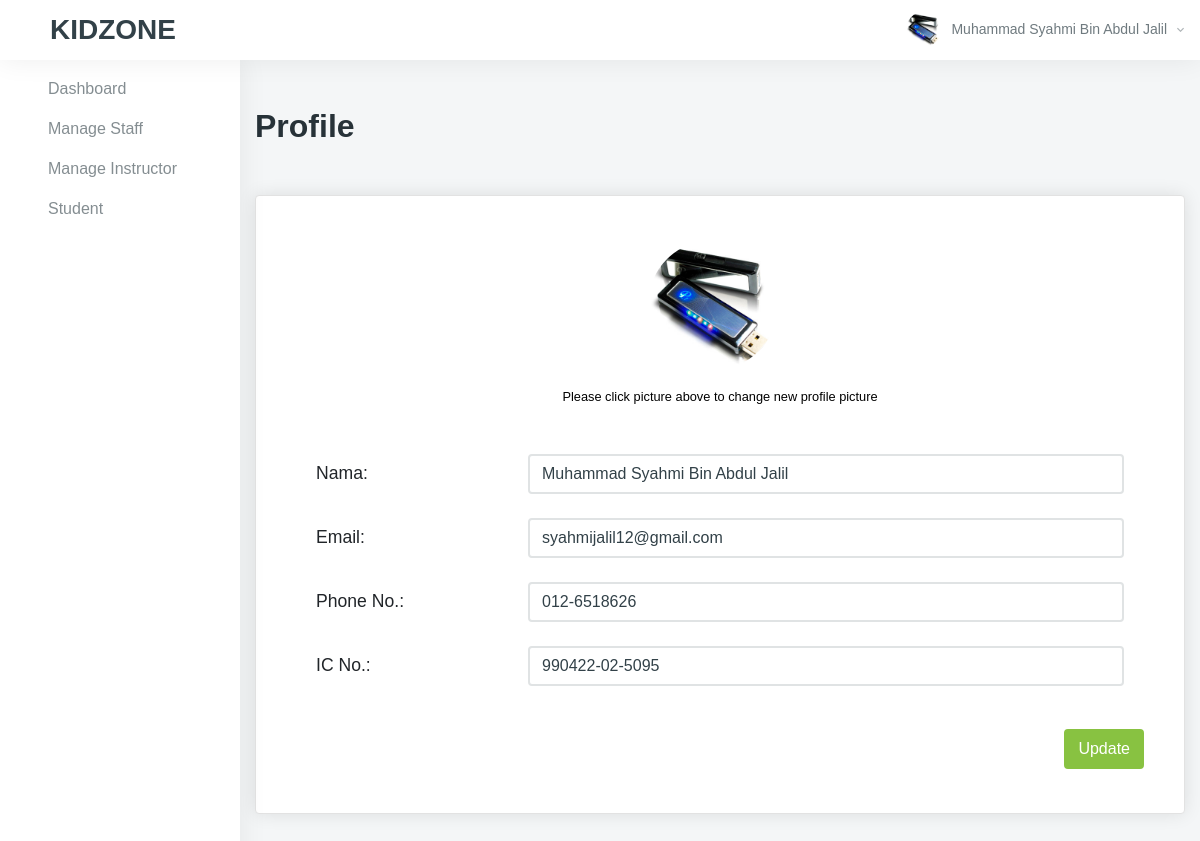
/admin/profile.php (signed in), run on an earlier commit of the app's database.
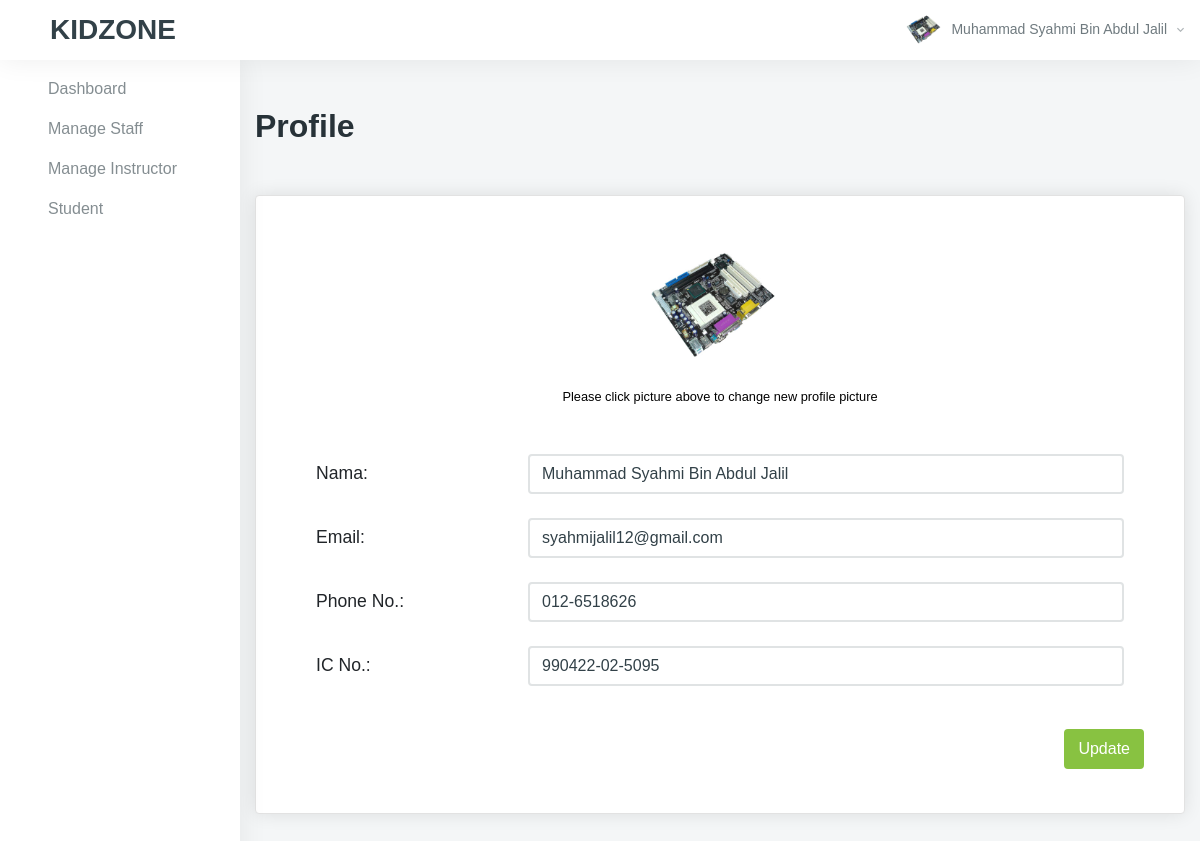
And on a later commit of the database.
### tables this page shows
CREATE TABLE `staff` (
  `staff_id` int(11) NOT NULL,
  `staff_name` varchar(80) NOT NULL,
  `staff_email` varchar(80) NOT NULL,
  `staff_ic` varchar(30) NOT NULL,
  `staff_phone_number` varchar(30) NOT NULL,
  `staff_password` varchar(80) NOT NULL,
  `staff_pic_path` varchar(80) DEFAULT 'default.png'
);

### admin/profile.php (the view, shortened to what the changed rows need)
<?php
include "../resources/conn.php";
$name = $ic = $email = $phone = '';
$staff_id = $_SESSION['staff_id'];
$sql = "SELECT * FROM staff WHERE staff_id = " . $staff_id . "";
$result = $conn->query($sql);
if ($result->num_rows > 0) {
    $row = $result->fetch_assoc();
    $name = $row['staff_name'];
    $ic = $row['staff_ic'];
    $email = $row['staff_email'];
    $phone = $row['staff_phone_number'];
    $path  = $row['staff_pic_path'];
}
?>
<!DOCTYPE html>
<html lang="en">
<head>
    <link href="../resources/vendors/vectormap/jquery-jvectormap-2.0.3.css" rel="stylesheet" type="text/css" />
    <link href="../resources/vendors/jquery-toggles/css/toggles.css" rel="stylesheet" type="text/css">
    <link href="../resources/vendors/jquery-toggles/css/themes/toggles-light.css" rel="stylesheet" type="text/css">
    <link href="../resources/vendors/jquery-toast-plugin/dist/jquery.toast.min.css" rel="stylesheet" type="text/css">
    <link href="../resources/vendors/datatables.net-dt/css/jquery.dataTables.min.css" rel="stylesheet" type="text/css" />
    <link href="../resources/vendors/datatables.net-responsive-dt/css/responsive.dataTables.min.css" rel="stylesheet" type="text/css" />
    <link href="../resources/dist/css/style.css" rel="stylesheet" type="text/css">
</head>
<body>
    <div class="hk-wrapper hk-vertical-nav">
        <?php include('header.php') ?>
        <div class="hk-pg-wrapper">
            <div class="container mt-xl-50 mt-sm-30 mt-15">
                <div class="hk-pg-header align-items-top">
                    <div>
                        <h2 class="hk-pg-title font-weight-600 mb-10">Profile</h2>
                    </div>
                </div>
                <div class="row">
                    <div class="col-xl-12">
                        <form method="POST" enctype="multipart/form-data">
                            <section class="hk-sec-wrapper">
                                <div class="row">
                                    <div class="col-sm">
                                        <div class="media pa-20 rounded" style="padding-bottom: 0 !important;">
                                            <label for="file-input" style="margin-right:auto !important; margin-left:auto !important;">
                                                <img class="mr-15 circle d-130" src="../resources/img/profile/<?php echo $path; ?>" alt="Generic placeholder image">
                                            </label>
                                        </div>
                                    </div>
                                </div>
                                <div class="row">
                                    <div class="col-sm">
                                        <div class="media pa-20 rounded">
                                            <div class="media-body mt-15" style="font-size:110%;">
                                                <table class="table table-md pb-30 table-flush">
                                                    <tbody>
                                                        <tr>
                                                            <td>
                                                                <input name="name" placeholder="Name" class="form-control <?php echo $name_feedback; ?>" type="text" value="<?php echo $name ?>">
                                                            </td>
                                                        </tr>
                                                        <tr>
                                                            <td>
                                                                <input placeholder="Email Address" name="email" class="form-control  <?php echo $email_feedback; ?>" type="text" value="<?php echo $email ?>">
                                                            </td>
                                                        </tr>
                                                        <tr>
                                                            <td>
                                                                <input name="phone" placeholder="Phone Number" class="form-control  <?php echo $phone_feedback; ?>" type="text" value="<?php echo $phone ?>">
                                                            </td>
                                                        </tr>
                                                        <tr>
                                                            <td>
                                                                <input name="ic" placeholder="IC Number" class="form-control  <?php echo $ic_feedback; ?>" type="text" value="<?php echo $ic ?>">
                                                            </td>
                                                        </tr>
                                                    </tbody>
                                                </table>
                                            </div>
                                        </div>
                                    </div>
                                </div>
                            </section>
                        </form>
                    </div>
                </div>
            </div>
        </div>
    </div>
</body>
</html>

### admin/header.php (shortened to what the changed rows need)
<?php
$staff_id = $_SESSION['staff_id'];
$sql100 = "SELECT * FROM staff WHERE staff_id = " . $staff_id . "";
$result100 = $conn->query($sql100);
$row100 = $result100->fetch_assoc();
$name100 = $row100['staff_name'];
$pic_profile = $row100['staff_pic_path'];
?>
<nav class="navbar navbar-expand-xl navbar-light fixed-top hk-navbar hk-navbar-alt">
    <ul class="navbar-nav hk-navbar-content">
        <li class="nav-item dropdown dropdown-authentication">
            <a class="nav-link dropdown-toggle no-caret" href="#" role="button" data-toggle="dropdown" aria-haspopup="true" aria-expanded="false">
                <div class="media">
                    <div class="media-img-wrap">
                        <div class="avatar">
                            <img src="../resources/img/profile/<?php echo $pic_profile; ?>" alt="user" class="avatar-img rounded-circle">
                        </div>
                    </div>
                    <div class="media-body">
                        <span><?php echo $name100; ?><i class="zmdi zmdi-chevron-down"></i></span>
                    </div>
                </div>
            </a>
        </li>
    </ul>
</nav>

What changed in the data, as far as the page shows it:
changed staff "Muhammad Syahmi Bin Abdul Jalil": staff_pic_path: a different picture
